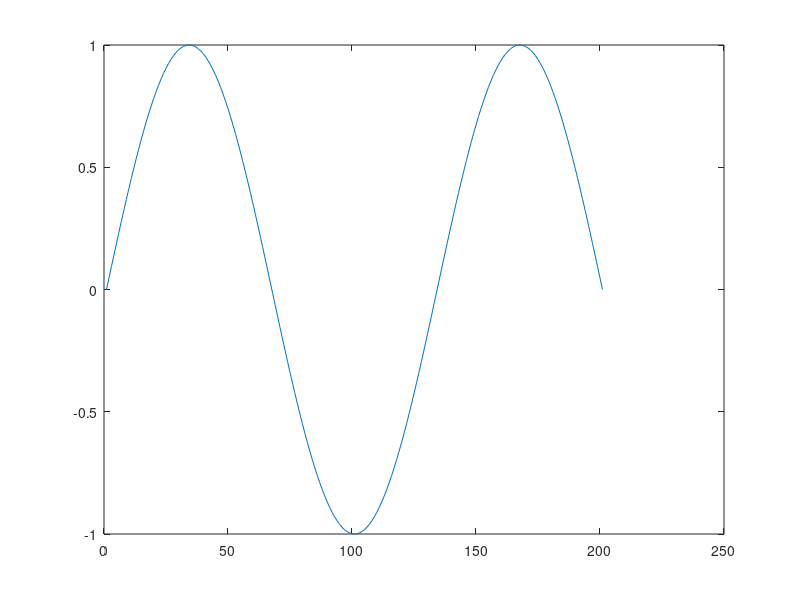

This chart was generated by the following MATLAB code:
amp=1; 
fs=300000;  
freq=1500;
period=1/freq;
values=0:1/fs:period;
a=amp*sin(2*pi*3/2*freq*values);
plot(a);
audiowrite('sen32.wav',a,fs)

